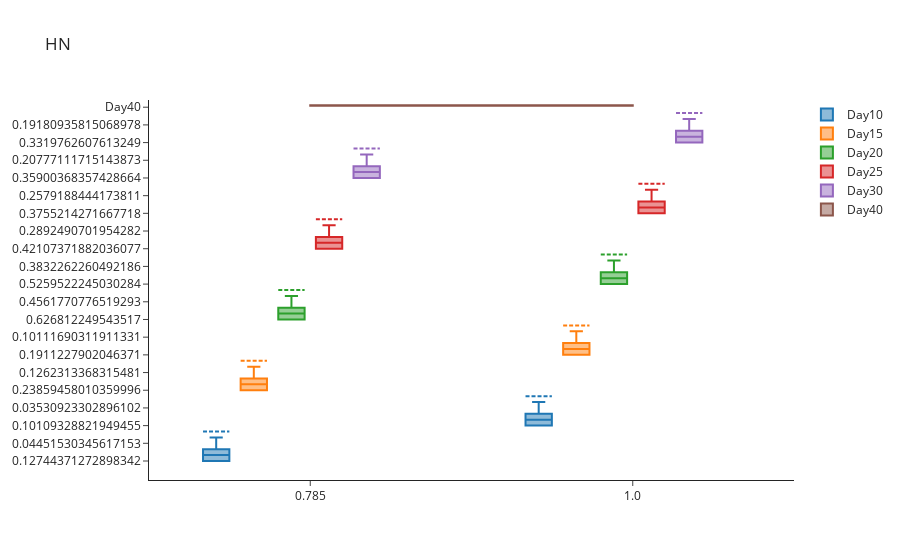

This figure's notebook cell:
### Code cell
# Create list of names for x-axis and traces
epsilon_range = np.around(epsilon_range,2)
num_epsilons = len(epsilon_range)
x_name = []
for i in range(num_epsilons):
    x_name.append(str(epsilon_range[i]))
trace_name = ['Day{}'.format(x) for x in chosen_times]

# Sort results
all_intervals_chosen.sort_values(by=['Time Points', 'Epsilon'], inplace=True)

# Plot (box plot for inference)
fig = go.Figure()

for i in range(len(trace_name)):
    fig.add_trace(
        go.Box(
            mean=all_intervals_chosen.loc[all_intervals_chosen['Central Probability']==0]['Mean'][i*num_epsilons:(i+1)*num_epsilons],
            median=all_intervals_chosen.loc[all_intervals_chosen['Central Probability']==0]['Lower bound CI'][i*num_epsilons:(i+1)*num_epsilons],
            q1=all_intervals_chosen.loc[all_intervals_chosen['Central Probability']==0.25]['Lower bound CI'][i*num_epsilons:(i+1)*num_epsilons],
            q3=all_intervals_chosen.loc[all_intervals_chosen['Central Probability']==0.25]['Upper bound CI'][i*num_epsilons:(i+1)*num_epsilons],
            upperfence=all_intervals_chosen.loc[all_intervals_chosen['Central Probability']==0.95]['Upper bound CI'][i*num_epsilons:(i+1)*num_epsilons],
            lowerfence=all_intervals_chosen.loc[all_intervals_chosen['Central Probability']==0.95]['Lower bound CI'][i*num_epsilons:(i+1)*num_epsilons],
            x=x_name,
            name=trace_name[i]
        )
    )
fig.update_layout(template='simple_white', boxmode='group', title='HK')

fig.show()

### Figure 1 — Plotly figure (JSON) as saved in the notebook; plotly's stock layout.template omitted (floating-point values rounded to 4 significant figures)
{"data": [{"lowerfence": [0.04452, 0.03531], "mean": [0.1656, 0.1313], "median": [0.1513, 0.12], "name": "Day10", "q1": [0.1274, 0.1011], "q3": [0.178, 0.1412], "type": "box", "upperfence": [0.3678, 0.2918], "x": ["0.785", "1.0"]}, {"lowerfence": [0.1262, 0.1011], "mean": [0.2767, 0.2217], "median": [0.2664, 0.2134], "name": "Day15", "q1": [0.2386, 0.1911], "q3": [0.2963, 0.2373], "type": "box", "upperfence": [0.486, 0.3893], "x": ["0.785", "1.0"]}, {"lowerfence": [0.4562, 0.3832], "mean": [0.6722, 0.5638], "median": [0.6645, 0.5574], "name": "Day20", "q1": [0.6268, 0.526], "q3": [0.7037, 0.5902], "type": "box", "upperfence": [0.9321, 0.7804], "x": ["0.785", "1.0"]}, {"lowerfence": [0.2892, 0.2579], "mean": [0.4575, 0.408], "median": [0.4507, 0.402], "name": "Day25", "q1": [0.4211, 0.3755], "q3": [0.4817, 0.4296], "type": "box", "upperfence": [0.6645, 0.5927], "x": ["0.785", "1.0"]}, {"lowerfence": [0.2078, 0.1918], "mean": [0.4079, 0.3775], "median": [0.3955, 0.3658], "name": "Day30", "q1": [0.359, 0.332], "q3": [0.4344, 0.4021], "type": "box", "upperfence": [0.6787, 0.6297], "x": ["0.785", "1.0"]}, {"lowerfence": [], "mean": [], "median": [], "name": "Day40", "q1": [], "q3": [], "type": "box", "upperfence": [], "x": ["0.785", "1.0"]}], "layout": {"boxmode": "group", "title": {"text": "HN"}}}
